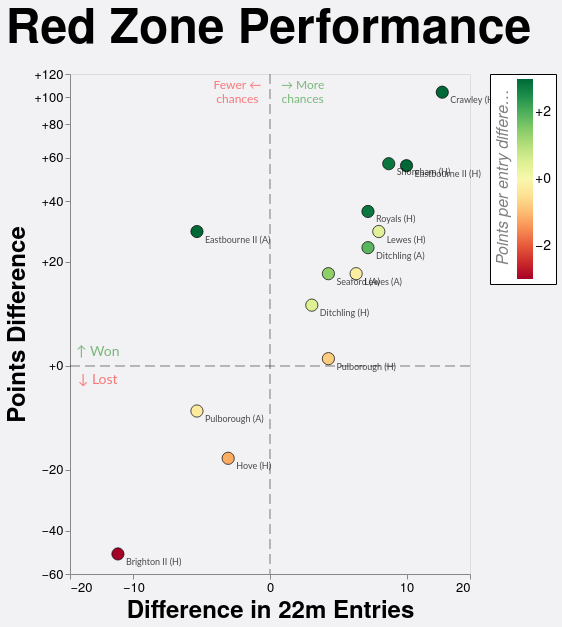

The cell this chart's notebook holds for it:
### Code cell
from python.chart_helpers import alt_theme

alt.themes.register("custom_theme", alt_theme)
alt.themes.enable("custom_theme")

df1 = df1[df1["season_"] == '2025/26']  # Focus on recent seasons for clearer patterns

point = alt.Chart(df1).mark_circle(size=150, stroke='black', strokeWidth=1, fillOpacity=1.0, strokeOpacity=0.7).encode(
    x=alt.X(
        "entries_diff", 
        title="Difference in 22m Entries", 
        scale=alt.Scale(type="symlog", constant=5, nice=True, domain=[-15,15]),
        axis=alt.Axis(tickCount=5, grid=False)),
    y=alt.Y(
        "PD", 
        title="Points Difference", 
        scale=alt.Scale(type="symlog", constant=20, nice=True,  domain=[-60,120]), 
        axis=alt.Axis(tickCount=8, grid=False, format="+d")
    ),
    color=alt.Color(
        "pp22_diff:Q", 
        scale=alt.Scale(scheme="redyellowgreen", nice=True, zero=True, domain=[-3,3], clamp=True), 
        legend=alt.Legend(orient="right", direction="vertical", format="+0", title="Points per entry difference", titleOrient="left", padding=5, offset=20)
    ),
    tooltip=[
        alt.Tooltip("label_", title="Game"),
        alt.Tooltip("score_", title="Score"),
        alt.Tooltip("PD", title="Points Difference", format="+d"),
        alt.Tooltip("entries_22m_EGRFC", title="EG 22m Entries"),
        alt.Tooltip("entries_22m_Opposition", title="Opp 22m Entries"),
        alt.Tooltip("points_per_entry_EGRFC:Q", title="EG pts per entry", format=".2f"),
        alt.Tooltip("points_per_entry_Opposition:Q", title="Opp pts per entry", format=".2f"),
        alt.Tooltip("pp22_diff:Q", title="Points per Entry Difference", format="+.2f"),
        alt.Tooltip("tries_EGRFC:Q", title="EG tries"),
        alt.Tooltip("tries_Opposition:Q", title="Opp tries"),
        alt.Tooltip("tries_per_entry_EGRFC:Q", title="EG tries per entry", format=".0%"),
    ]
).transform_calculate(
    pp22_diff = "datum.points_per_entry_EGRFC - datum.points_per_entry_Opposition",
).properties(
    title="Red Zone Performance",
    width=400,
    height=500
)

zero_x = alt.Chart(pd.DataFrame({"x": [0]})).mark_rule(color="black", strokeWidth=1, strokeDash=[10,5], opacity=0.5).encode(x="x")
zero_y = alt.Chart(pd.DataFrame({"y": [0]})).mark_rule(color="black", strokeWidth=1, strokeDash=[10,5], opacity=0.5).encode(y="y")

# Add non-overlapping text labels for each point
labels = alt.Chart(df1).mark_text(align='left', baseline='middle', dx=8, dy=8, smooth=True, fontSize=9, opacity=0.7).encode(
    x=alt.X("entries_diff", title="Difference in 22m Entries"),
    y=alt.Y("PD", title="Points Difference"),
    text=alt.Text("label_", title="Game")
)

# Add text labels for quadrant boundaries ("More/fewer attacking opportunities" and "Won/Lost"
text_y = alt.Chart(pd.DataFrame({
    "x": [-15, -15],
    "y": [2, -2],
    "label": ["↑ Won", "↓ Lost"]
})).mark_text(align='center', baseline='middle', fontSize=14, opacity=0.5).encode(
    x=alt.X("x:Q"),
    y=alt.Y("y:Q"),
    text=alt.Text("label:N"),
    color=alt.condition(alt.datum.y > 0, alt.value("green"), alt.value("red"))
)
text_x = alt.Chart(pd.DataFrame({
    "x": [1.5, -1.5],
    "y": [110, 110],
    "label": [["→ More", "chances"], ["Fewer ←", "chances"]]
})).mark_text(align='center', baseline='middle', fontSize=12, opacity=0.5).encode(
    x=alt.X("x:Q"),
    y=alt.Y("y:Q"),
    text=alt.Text("label:N"),
    color=alt.condition(alt.datum.x > 0, alt.value("green"), alt.value("red"))
)



(zero_x + zero_y + point + labels + text_y + text_x).resolve_scale(x="shared", y="shared", color="independent")

### Figure 1 — Vega-Lite specification as saved in the notebook (floating-point values rounded to 4 significant figures)
{"config": {"axis": {"labelFont": "PT Sans Narrow, Helvetica Neue, Helvetica, Arial, sans-serif", "titleFont": "PT Sans Narrow, Helvetica Neue, Helvetica, Arial, sans-serif", "labelFontSize": 13, "titleFontSize": 24, "gridColor": "#202947", "gridOpacity": 0.2}, "text": {"font": "Lato, sans-serif"}, "header": {"labelFont": "PT Sans Narrow, Helvetica Neue, Helvetica, Arial, sans-serif", "titleFont": "PT Sans Narrow, Helvetica Neue, Helvetica, Arial, sans-serif", "labelFontSize": 24, "titleFontSize": 28, "labelFontWeight": "bold", "orient": "left"}, "legend": {"labelFont": "PT Sans Narrow, Helvetica Neue, Helvetica, Arial, sans-serif", "titleFont": "PT Sans Narrow, Helvetica Neue, Helvetica, Arial, sans-serif", "labelFontSize": 14, "titleFontSize": 16, "titlePadding": 5, "fillColor": "white", "strokeColor": "black", "padding": 10, "titleFontWeight": "lighter", "titleFontStyle": "italic", "titleColor": "gray", "offset": 10}, "title": {"font": "PT Sans Narrow, Helvetica Neue, Helvetica, Arial, sans-serif", "fontSize": 48, "fontWeight": "bold", "anchor": "start", "align": "center", "titlePadding": 20, "subtitlePadding": 10, "subtitleFontSize": 13, "subtitleColor": "", "subtitleFontStyle": "italic", "offset": 15, "color": "black"}, "axisX": {"labelAngle": 0}, "facet": {"title": null, "header": null, "align": {"row": "each", "column": "each"}}, "resolve": {"scale": {"y": "independent", "facet": "independent"}}, "background": "#f2f1f4", "scale": {"offsetBandPaddingOuter": 0.2, "offsetBandPaddingInner": 0.1}}, "layer": [{"data": {"name": "data-d285a7403ed98ae579761d64a864032b"}, "mark": {"type": "rule", "color": "black", "opacity": 0.5, "strokeDash": [10, 5], "strokeWidth": 1}, "encoding": {"x": {"field": "x", "type": "quantitative"}}}, {"data": {"name": "data-a0a55d106695e8d630baff0f16eee66d"}, "mark": {"type": "rule", "color": "black", "opacity": 0.5, "strokeDash": [10, 5], "strokeWidth": 1}, "encoding": {"y": {"field": "y", "type": "quantitative"}}}, {"data": {"name": "data-90faf54b5068dd96afec1ec1124dc20c"}, "mark": {"type": "circle", "fillOpacity": 1.0, "size": 150, "stroke": "black", "strokeOpacity": 0.7, "strokeWidth": 1}, "encoding": {"color": {"field": "pp22_diff", "legend": {"direction": "vertical", "format": "+0", "offset": 20, "orient": "right", "padding": 5, "title": "Points per entry difference", "titleOrient": "left"}, "scale": {"clamp": true, "domain": [-3, 3], "nice": true, "scheme": "redyellowgreen", "zero": true}, "type": "quantitative"}, "tooltip": [{"field": "label_", "title": "Game", "type": "nominal"}, {"field": "score_", "title": "Score", "type": "nominal"}, {"field": "PD", "format": "+d", "title": "Points Difference", "type": "quantitative"}, {"field": "entries_22m_EGRFC", "title": "EG 22m Entries", "type": "quantitative"}, {"field": "entries_22m_Opposition", "title": "Opp 22m Entries", "type": "quantitative"}, {"field": "points_per_entry_EGRFC", "format": ".2f", "title": "EG pts per entry", "type": "quantitative"}, {"field": "points_per_entry_Opposition", "format": ".2f", "title": "Opp pts per entry", "type": "quantitative"}, {"field": "pp22_diff", "format": "+.2f", "title": "Points per Entry Difference", "type": "quantitative"}, {"field": "tries_EGRFC", "title": "EG tries", "type": "quantitative"}, {"field": "tries_Opposition", "title": "Opp tries", "type": "quantitative"}, {"field": "tries_per_entry_EGRFC", "format": ".0%", "title": "EG tries per entry", "type": "quantitative"}], "x": {"axis": {"grid": false, "tickCount": 5}, "field": "entries_diff", "scale": {"constant": 5, "domain": [-15, 15], "nice": true, "type": "symlog"}, "title": "Difference in 22m Entries", "type": "quantitative"}, "y": {"axis": {"format": "+d", "grid": false, "tickCount": 8}, "field": "PD", "scale": {"constant": 20, "domain": [-60, 120], "nice": true, "type": "symlog"}, "title": "Points Difference", "type": "quantitative"}}, "title": "Red Zone Performance", "transform": [{"calculate": "datum.points_per_entry_EGRFC - datum.points_per_entry_Opposition", "as": "pp22_diff"}]}, {"data": {"name": "data-90faf54b5068dd96afec1ec1124dc20c"}, "mark": {"type": "text", "align": "left", "baseline": "middle", "dx": 8, "dy": 8, "fontSize": 9, "opacity": 0.7, "smooth": true}, "encoding": {"text": {"field": "label_", "title": "Game", "type": "nominal"}, "x": {"field": "entries_diff", "title": "Difference in 22m Entries", "type": "quantitative"}, "y": {"field": "PD", "title": "Points Difference", "type": "quantitative"}}}, {"data": {"name": "data-328adf67c446a44b026a2b1f09b70bfe"}, "mark": {"type": "text", "align": "center", "baseline": "middle", "fontSize": 14, "opacity": 0.5}, "encoding": {"color": {"condition": {"test": "(datum.y > 0)", "value": "green"}, "value": "red"}, "text": {"field": "label", "type": "nominal"}, "x": {"field": "x", "type": "quantitative"}, "y": {"field": "y", "type": "quantitative"}}}, {"data": {"name": "data-ab0b40f73e66e6c4a1e68bd43c780a53"}, "mark": {"type": "text", "align": "center", "baseline": "middle", "fontSize": 12, "opacity": 0.5}, "encoding": {"color": {"condition": {"test": "(datum.x > 0)", "value": "green"}, "value": "red"}, "text": {"field": "label", "type": "nominal"}, "x": {"field": "x", "type": "quantitative"}, "y": {"field": "y", "type": "quantitative"}}}], "height": 500, "resolve": {"scale": {"color": "independent", "x": "shared", "y": "shared"}}, "width": 400, "$schema": "https://vega.github.io/schema/vega-lite/v5.20.1.json", "datasets": {"data-d285a7403ed98ae579761d64a864032b": [{"x": 0}], "data-a0a55d106695e8d630baff0f16eee66d": [{"y": 0}], "data-90faf54b5068dd96afec1ec1124dc20c": [{"game_id_": "2025-10-04_1st_Seaford", "date_": "2025-10-04T00:00:00", "season_": "2025/26", "game_type_": "League", "label_": "Seaford (A)", "score_": "27 - 10", "entries_22m_EGRFC": 8.0, "entries_22m_Opposition": 5.0, "points_EGRFC": 27.0, "points_Opposition": 10.0, "tries_EGRFC": 4.0, "tries_Opposition": 2.0, "points_per_entry_EGRFC": 3.4, "points_per_entry_Opposition": 2.0, "tries_per_entry_EGRFC": 0.5, "tries_per_entry_Opposition": 0.4, "PD": 17.0, "entries_diff": 3.0}, {"game_id_": "2025-10-11_1st_Shoreham", "date_": "2025-10-11T00:00:00", "season_": "2025/26", "game_type_": "League", "label_": "Shoreham (H)", "score_": "69 - 12", "entries_22m_EGRFC": 12.0, "entries_22m_Opposition": 4.0, "points_EGRFC": 69.0, "points_Opposition": 12.0, "tries_EGRFC": 11.0, "tries_Opposition": 2.0, "points_per_entry_EGRFC": 5.8, "points_per_entry_Opposition": 3.0, "tries_per_entry_EGRFC": 0.9167, "tries_per_entry_Opposition": 0.5, "PD": 57.0, "entries_diff": 8.0}, {"game_id_": "2025-11-08_1st_Lewes", "date_": "2025-11-08T00:00:00", "season_": "2025/26", "game_type_": "League", "label_": "Lewes (H)", "score_": "43 - 14", "entries_22m_EGRFC": 11.0, "entries_22m_Opposition": 4.0, "points_EGRFC": 43.0, "points_Opposition": 14.0, "tries_EGRFC": 7.0, "tries_Opposition": 2.0, "points_per_entry_EGRFC": 3.9, "points_per_entry_Opposition": 3.5, "tries_per_entry_EGRFC": 0.6364, "tries_per_entry_Opposition": 0.5, "PD": 29.0, "entries_diff": 7.0}, {"game_id_": "2025-11-15_1st_Hove", "date_": "2025-11-15T00:00:00", "season_": "2025/26", "game_type_": "Cup", "label_": "Hove (H)", "score_": "15 - 32", "entries_22m_EGRFC": 10.0, "entries_22m_Opposition": 12.0, "points_EGRFC": 15.0, "points_Opposition": 32.0, "tries_EGRFC": 2.0, "tries_Opposition": 5.0, "points_per_entry_EGRFC": 1.5, "points_per_entry_Opposition": 2.7, "tries_per_entry_EGRFC": 0.2, "tries_per_entry_Opposition": 0.4167, "PD": -17.0, "entries_diff": -2.0}, {"game_id_": "2025-11-22_1st_Pulborough", "date_": "2025-11-22T00:00:00", "season_": "2025/26", "game_type_": "League", "label_": "Pulborough (A)", "score_": "5 - 12", "entries_22m_EGRFC": 5.0, "entries_22m_Opposition": 9.0, "points_EGRFC": 5.0, "points_Opposition": 12.0, "tries_EGRFC": 1.0, "tries_Opposition": 2.0, "points_per_entry_EGRFC": 1.0, "points_per_entry_Opposition": 1.3, "tries_per_entry_EGRFC": 0.2, "tries_per_entry_Opposition": 0.2222, "PD": -7.0, "entries_diff": -4.0}, {"game_id_": "2025-11-29_1st_Eastbourne", "date_": "2025-11-29T00:00:00", "season_": "2025/26", "game_type_": "League", "label_": "Eastbourne II (H)", "score_": "56 - 0", "entries_22m_EGRFC": 13.0, "entries_22m_Opposition": 3.0, "points_EGRFC": 56.0, "points_Opposition": 0.0, "tries_EGRFC": 10.0, "tries_Opposition": 0.0, "points_per_entry_EGRFC": 4.3, "points_per_entry_Opposition": 0.0, "tries_per_entry_EGRFC": 0.7692, "tries_per_entry_Opposition": 0.0, "PD": 56.0, "entries_diff": 10.0}, {"game_id_": "2025-12-20_1st_Ditchling", "date_": "2025-12-20T00:00:00", "season_": "2025/26", "game_type_": "League", "label_": "Ditchling (H)", "score_": "29 - 19", "entries_22m_EGRFC": 11.0, "entries_22m_Opposition": 9.0, "points_EGRFC": 29.0, "points_Opposition": 19.0, "tries_EGRFC": 5.0, "tries_Opposition": 3.0, "points_per_entry_EGRFC": 2.6, "points_per_entry_Opposition": 2.1, "tries_per_entry_EGRFC": 0.4545, "tries_per_entry_Opposition": 0.3333, "PD": 10.0, "entries_diff": 2.0}, {"game_id_": "2026-01-10_1st_Royals", "date_": "2026-01-10T00:00:00", "season_": "2025/26", "game_type_": "League", "label_": "Royals (H)", "score_": "49 - 5", "entries_22m_EGRFC": 10.0, "entries_22m_Opposition": 4.0, "points_EGRFC": 41.0, "points_Opposition": 5.0, "tries_EGRFC": 7.0, "tries_Opposition": 1.0, "points_per_entry_EGRFC": 4.1, "points_per_entry_Opposition": 1.3, "tries_per_entry_EGRFC": 0.7, "tries_per_entry_Opposition": 0.25, "PD": 36.0, "entries_diff": 6.0}, {"game_id_": "2026-01-24_1st_Brighton", "date_": "2026-01-24T00:00:00", "season_": "2025/26", "game_type_": "League", "label_": "Brighton II (H)", "score_": "0 - 50", "entries_22m_EGRFC": 3.0, "entries_22m_Opposition": 15.0, "points_EGRFC": 0.0, "points_Opposition": 50.0, "tries_EGRFC": 0.0, "tries_Opposition": 8.0, "points_per_entry_EGRFC": 0.0, "points_per_entry_Opposition": 3.3, "tries_per_entry_EGRFC": 0.0, "tries_per_entry_Opposition": 0.5333, "PD": -50.0, "entries_diff": -12.0}, {"game_id_": "2026-02-14_1st_Lewes", "date_": "2026-02-14T00:00:00", "season_": "2025/26", "game_type_": "League", "label_": "Lewes (A)", "score_": "39 - 21", "entries_22m_EGRFC": 11.0, "entries_22m_Opposition": 6.0, "points_EGRFC": 39.0, "points_Opposition": 22.0, "tries_EGRFC": 6.0, "tries_Opposition": 3.0, "points_per_entry_EGRFC": 3.5, "points_per_entry_Opposition": 3.7, "tries_per_entry_EGRFC": 0.5455, "tries_per_entry_Opposition": 0.5, "PD": 17.0, "entries_diff": 5.0}, {"game_id_": "2026-02-28_1st_Pulborough", "date_": "2026-02-28T00:00:00", "season_": "2025/26", "game_type_": "League", "label_": "Pulborough (H)", "score_": "14 - 13", "entries_22m_EGRFC": 8.0, "entries_22m_Opposition": 5.0, "points_EGRFC": 14.0, "points_Opposition": 13.0, "tries_EGRFC": 1.0, "tries_Opposition": 2.0, "points_per_entry_EGRFC": 1.8, "points_per_entry_Opposition": 2.6, "tries_per_entry_EGRFC": 0.125, "tries_per_entry_Opposition": 0.4, "PD": 1.0, "entries_diff": 3.0}, {"game_id_": "2026-03-07_1st_Eastbourne", "date_": "2026-03-07T00:00:00", "season_": "2025/26", "game_type_": "League", "label_": "Eastbourne II (A)", "score_": "29 - 0", "entries_22m_EGRFC": 6.0, "entries_22m_Opposition": 10.0, "points_EGRFC": 29.0, "points_Opposition": 0.0, "tries_EGRFC": 5.0, "tries_Opposition": 0.0, "points_per_entry_EGRFC": 4.8, "points_per_entry_Opposition": 0.0, "tries_per_entry_EGRFC": 0.8333, "tries_per_entry_Opposition": 0.0, "PD": 29.0, "entries_diff": -4.0}, {"game_id_": "2026-03-21_1st_Crawley", "date_": "2026-03-21T00:00:00", "season_": "2025/26", "game_type_": "League", "label_": "Crawley (H)", "score_": "118 - 14", "entries_22m_EGRFC": 20.0, "entries_22m_Opposition": 5.0, "points_EGRFC": 118.0, "points_Opposition": 14.0, "tries_EGRFC": 18.0, "tries_Opposition": 2.0, "points_per_entry_EGRFC": 5.9, "points_per_entry_Opposition": 2.8, "tries_per_entry_EGRFC": 0.9, "tries_per_entry_Opposition": 0.4, "PD": 104.0, "entries_diff": 15.0}, {"game_id_": "2026-03-28_1st_Ditchling", "date_": "2026-03-28T00:00:00", "season_": "2025/26", "game_type_": "League", "label_": "Ditchling (A)", "score_": "27 - 3", "entries_22m_EGRFC": 11.0, "entries_22m_Opposition": 5.0, "points_EGRFC": 27.0, "points_Opposition": 3.0, "tries_EGRFC": 4.0, "tries_Opposition": 0.0, "points_per_entry_EGRFC": 2.5, "points_per_entry_Opposition": 0.6, "tries_per_entry_EGRFC": 0.3636, "tries_per_entry_Opposition": 0.0, "PD": 24.0, "entries_diff": 6.0}], "data-328adf67c446a44b026a2b1f09b70bfe": [{"x": -15, "y": 2, "label": "↑ Won"}, {"x": -15, "y": -2, "label": "↓ Lost"}], "data-ab0b40f73e66e6c4a1e68bd43c780a53": [{"x": 1.5, "y": 110, "label": ["→ More", "chances"]}, {"x": -1.5, "y": 110, "label": ["Fewer ←", "chances"]}]}}
